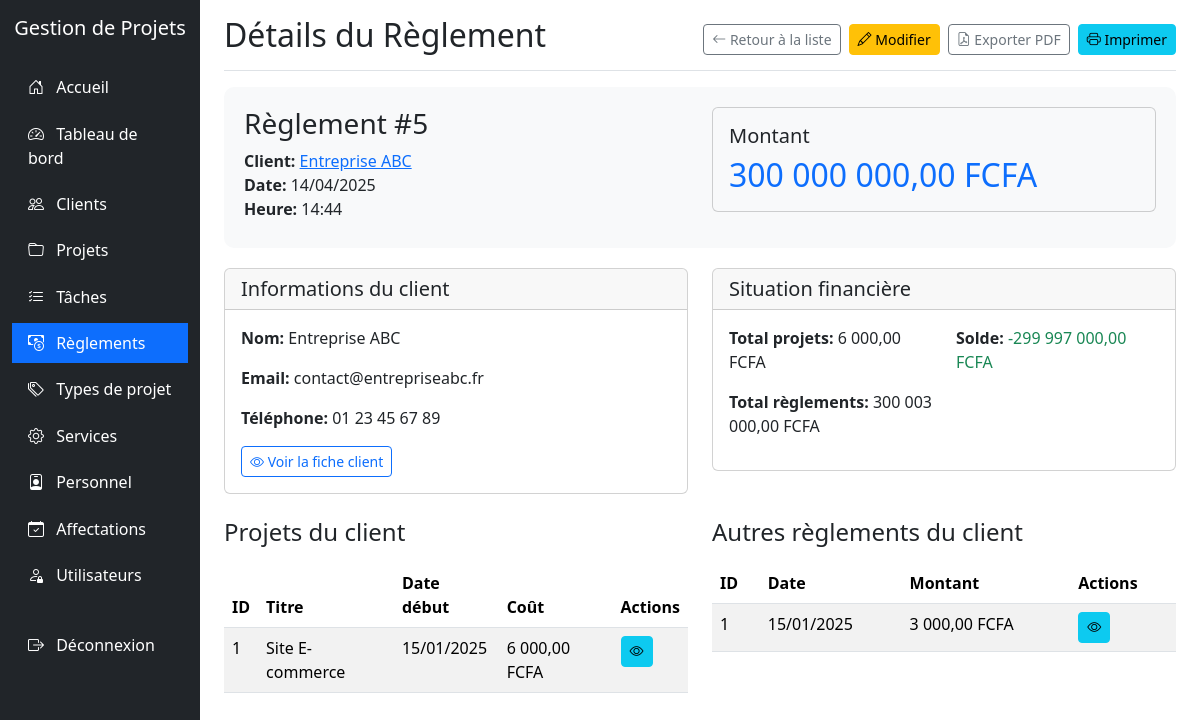
Screenshot of /reglements/view.php?id=5 (signed in) with the database file from the repository.
### tables this page shows
CREATE TABLE IF NOT EXISTS `reglement` (
  `IdReglement` int NOT NULL AUTO_INCREMENT,
  `DateReglement` date DEFAULT NULL,
  `HeureReglement` time DEFAULT NULL,
  `MontantReglement` int DEFAULT NULL,
  `IdClient` int DEFAULT NULL,
  PRIMARY KEY (`IdReglement`),
  KEY `IdClient` (`IdClient`),
  CONSTRAINT `reglement_ibfk_1` FOREIGN KEY (`IdClient`) REFERENCES `client` (`IdClient`)
);

CREATE TABLE IF NOT EXISTS `client` (
  `IdClient` int NOT NULL AUTO_INCREMENT,
  `NomClient` varchar(255) NOT NULL,
  `AdresseClient` varchar(255) DEFAULT NULL,
  `EmailClient` varchar(255) DEFAULT NULL,
  `TelClient` varchar(255) DEFAULT NULL,
  PRIMARY KEY (`IdClient`)
);

CREATE TABLE IF NOT EXISTS `projet` (
  `IdProjet` int NOT NULL AUTO_INCREMENT,
  `TitreProjet` varchar(255) NOT NULL,
  `DescriptionProjet` varchar(255) DEFAULT NULL,
  `CoutProjet` int DEFAULT NULL,
  `DateDebutProjet` date DEFAULT NULL,
  `DateFinProjet` date DEFAULT NULL,
  `EtatProjet` int DEFAULT NULL,
  `IdClient` int DEFAULT NULL,
  `IdTypeProjet` int DEFAULT NULL,
  PRIMARY KEY (`IdProjet`),
  KEY `IdClient` (`IdClient`),
  KEY `IdTypeProjet` (`IdTypeProjet`),
  CONSTRAINT `projet_ibfk_1` FOREIGN KEY (`IdClient`) REFERENCES `client` (`IdClient`),
  CONSTRAINT `projet_ibfk_2` FOREIGN KEY (`IdTypeProjet`) REFERENCES `typeprojet` (`IdTypeProjet`)
);

### reglements/view.php (the view, shortened to what this page needs)
<?php
require_once '../config.php';
$id = $_GET['id'];
$sql = "SELECT r.*, c.NomClient, c.EmailClient, c.TelClient
        FROM REGLEMENT r
        JOIN CLIENT c ON r.IdClient = c.IdClient
        WHERE r.IdReglement = $id";
$result = mysqli_query($conn, $sql);
$reglement = mysqli_fetch_assoc($result);
$reglement['ModeReglement'] = $reglement['ModeReglement'] ?? 'Non spécifié';
$reglement['ReferenceReglement'] = $reglement['ReferenceReglement'] ?? 'Non spécifiée';
$projetsSql = "SELECT * FROM PROJET WHERE IdClient = " . $reglement['IdClient'] . " ORDER BY DateDebutProjet DESC";
$projetsResult = mysqli_query($conn, $projetsSql);
$reglementsSql = "SELECT * FROM REGLEMENT WHERE IdClient = " . $reglement['IdClient'] . " AND IdReglement != $id ORDER BY DateReglement DESC, HeureReglement DESC";
$reglementsResult = mysqli_query($conn, $reglementsSql);
$totalReglementsSql = "SELECT SUM(MontantReglement) as total FROM REGLEMENT WHERE IdClient = " . $reglement['IdClient'];
$totalReglementsResult = mysqli_query($conn, $totalReglementsSql);
$totalReglements = mysqli_fetch_assoc($totalReglementsResult)['total'] ?: 0;
$totalProjetsSql = "SELECT SUM(CoutProjet) as total FROM PROJET WHERE IdClient = " . $reglement['IdClient'];
$totalProjetsResult = mysqli_query($conn, $totalProjetsSql);
$totalProjets = mysqli_fetch_assoc($totalProjetsResult)['total'] ?: 0;
$solde = $totalProjets - $totalReglements;
?>
<!DOCTYPE html>
<html lang="fr">
<head>
    <link href="../libs/bootstrap@5.3.0-alpha1/dist/css/bootstrap.min.css" rel="stylesheet">
    <link rel="stylesheet" href="../libs/bootstrap-icons-1.10.0/font/bootstrap-icons.css">
</head>
<body>
    <div class="container-fluid">
        <div class="row">
            <div class="col-md-3 col-lg-2 d-md-block sidebar collapse">
                <div class="position-sticky pt-3">
                    <div class="text-center mb-4">
                        <h5 class="text-white">Gestion de Projets</h5>
                    </div>
                    <ul class="nav flex-column">
                        <li class="nav-item">
                            <a class="nav-link" href="../index.php">
                                <i class="bi bi-house-door"></i> Accueil
                            </a>
                        </li>
                        <li class="nav-item">
                            <a class="nav-link" href="../dashboard/index.php">
                                <i class="bi bi-speedometer2"></i> Tableau de bord
                            </a>
                        </li>
                        <li class="nav-item">
                            <a class="nav-link" href="../clients/index.php">
                                <i class="bi bi-people"></i> Clients
                            </a>
                        </li>
                        <li class="nav-item">
                            <a class="nav-link" href="../projets/index.php">
                                <i class="bi bi-folder"></i> Projets
                            </a>
                        </li>
                        <li class="nav-item">
                            <a class="nav-link" href="../taches/index.php">
                                <i class="bi bi-list-check"></i> Tâches
                            </a>
                        </li>
                        <li class="nav-item">
                            <a class="nav-link active" href="../reglements/index.php">
                                <i class="bi bi-cash-coin"></i> Règlements
                            </a>
                        </li>
                        <li class="nav-item">
                            <a class="nav-link" href="../typesprojet/index.php">
                                <i class="bi bi-tags"></i> Types de projet
                            </a>
                        </li>
                        <li class="nav-item">
                            <a class="nav-link" href="../services/index.php">
                                <i class="bi bi-gear"></i> Services
                            </a>
                        </li>
                        <li class="nav-item">
                            <a class="nav-link" href="../personnel/index.php">
                                <i class="bi bi-person-badge"></i> Personnel
                            </a>
                        </li>
                        <li class="nav-item">
                            <a class="nav-link" href="../affectations/index.php">
                                <i class="bi bi-calendar-check"></i> Affectations
                            </a>
                        </li>
                        <?php if ($_SESSION['role'] == 'admin'): ?>
                        <li class="nav-item">
                            <a class="nav-link" href="../utilisateurs/index.php">
                                <i class="bi bi-person-lock"></i> Utilisateurs
                            </a>
                        </li>
                        <?php endif; ?>
                        <li class="nav-item mt-4">
                            <a class="nav-link" href="../logout.php">
                                <i class="bi bi-box-arrow-right"></i> Déconnexion
                            </a>
                        </li>
                    </ul>
                </div>
            </div>
            <div class="col-md-9 ms-sm-auto col-lg-10 px-md-4">
                <div class="d-flex justify-content-between flex-wrap flex-md-nowrap align-items-center pt-3 pb-2 mb-3 border-bottom">
                    <h1 class="h2">Détails du Règlement</h1>
                    <div class="btn-toolbar mb-2 mb-md-0">
                        <a href="index.php" class="btn btn-sm btn-outline-secondary me-2">
                            <i class="bi bi-arrow-left"></i> Retour à la liste
                        </a>
                        <a href="edit.php?id=<?php echo $id; ?>" class="btn btn-sm btn-warning me-2">
                            <i class="bi bi-pencil"></i> Modifier
                        </a>
                        <a href="export_pdf.php?id=<?php echo $id; ?>" class="btn btn-sm btn-outline-secondary me-2">
                            <i class="bi bi-file-earmark-pdf"></i> Exporter PDF
                        </a>
                        <button onclick="window.print()" class="btn btn-sm btn-info">
                            <i class="bi bi-printer"></i> Imprimer
                        </button>
                    </div>
                </div>
                <div class="reglement-header">
                    <div class="row">
                        <div class="col-md-6">
                            <h3>Règlement #<?php echo $reglement['IdReglement']; ?></h3>
                            <p class="reglement-info"><strong>Client:</strong> <a href="../clients/view.php?id=<?php echo $reglement['IdClient']; ?>"><?php echo htmlspecialchars($reglement['NomClient']); ?></a></p>
                            <p class="reglement-info"><strong>Date:</strong> <?php echo date('d/m/Y', strtotime($reglement['DateReglement'])); ?></p>
                            <p class="reglement-info"><strong>Heure:</strong> <?php echo date('H:i', strtotime($reglement['HeureReglement'])); ?></p>
                        </div>
                        <div class="col-md-6">
                            <div class="card bg-light mb-3">
                                <div class="card-body">
                                    <h5 class="card-title">Montant</h5>
                                    <h2 class="card-text text-primary"><?php echo number_format($reglement['MontantReglement'], 2, ',', ' '); ?> FCFA</h2>
                                </div>
                            </div>
                        </div>
                    </div>
                </div>
                <div class="row">
                    <div class="col-md-6">
                        <div class="card mb-4">
                            <div class="card-header">
                                <h5 class="mb-0">Informations du client</h5>
                            </div>
                            <div class="card-body">
                                <p><strong>Nom:</strong> <?php echo htmlspecialchars($reglement['NomClient']); ?></p>
                                <p><strong>Email:</strong> <?php echo htmlspecialchars($reglement['EmailClient']); ?></p>
                                <p><strong>Téléphone:</strong> <?php echo htmlspecialchars($reglement['TelClient']); ?></p>
                                <a href="../clients/view.php?id=<?php echo $reglement['IdClient']; ?>" class="btn btn-outline-primary btn-sm">
                                    <i class="bi bi-eye"></i> Voir la fiche client
                                </a>
                            </div>
                        </div>
                    </div>
                    <div class="col-md-6">
                        <div class="card mb-4">
                            <div class="card-header">
                                <h5 class="mb-0">Situation financière</h5>
                            </div>
                            <div class="card-body">
                                <div class="row">
                                    <div class="col-md-6">
                                        <p><strong>Total projets:</strong> <?php echo number_format($totalProjets, 2, ',', ' '); ?> FCFA</p>
                                        <p><strong>Total règlements:</strong> <?php echo number_format($totalReglements, 2, ',', ' '); ?> FCFA</p>
                                    </div>
                                    <div class="col-md-6">
                                        <p><strong>Solde:</strong>
                                            <span class="<?php echo $solde > 0 ? 'text-danger' : 'text-success'; ?>">
                                                <?php echo number_format($solde, 2, ',', ' '); ?> FCFA
                                            </span>
                                        </p>
                                    </div>
                                </div>
                            </div>
                        </div>
                    </div>
                </div>
                <div class="row">
                    <div class="col-md-6">
                        <h4 class="mb-3">Projets du client</h4>
                        <?php if (mysqli_num_rows($projetsResult) > 0): ?>
                        <div class="table-responsive">
                            <table class="table table-striped table-hover">
                                <thead>
                                    <tr>
                                        <th>ID</th>
                                        <th>Titre</th>
                                        <th>Date début</th>
                                        <th>Coût</th>
                                        <th class="no-print">Actions</th>
                                    </tr>
                                </thead>
                                <tbody>
                                    <?php while($projet = mysqli_fetch_assoc($projetsResult)): ?>
                                    <tr>
                                        <td><?php echo $projet['IdProjet']; ?></td>
                                        <td><?php echo htmlspecialchars($projet['TitreProjet']); ?></td>
                                        <td><?php echo date('d/m/Y', strtotime($projet['DateDebutProjet'])); ?></td>
                                        <td><?php echo number_format($projet['CoutProjet'], 2, ',', ' '); ?> FCFA</td>
                                        <td class="no-print">
                                            <a href="../projets/view.php?id=<?php echo $projet['IdProjet']; ?>" class="btn btn-sm btn-info">
                                                <i class="bi bi-eye"></i>
                                            </a>
                                        </td>
                                    </tr>
                                    <?php endwhile; ?>
                                </tbody>
                            </table>
                        </div>
                        <?php else: ?>
                        <div class="alert alert-info">
                            Aucun projet trouvé pour ce client.
                        </div>
                        <?php endif; ?>
                    </div>
                    <div class="col-md-6">
                        <h4 class="mb-3">Autres règlements du client</h4>
                        <?php if (mysqli_num_rows($reglementsResult) > 0): ?>
                        <div class="table-responsive">
                            <table class="table table-striped table-hover">
                                <thead>
                                    <tr>
                                        <th>ID</th>
                                        <th>Date</th>
                                        <th>Montant</th>
                                        <th class="no-print">Actions</th>
                                    </tr>
                                </thead>
                                <tbody>
                                    <?php while($autreReglement = mysqli_fetch_assoc($reglementsResult)): ?>
                                    <tr>
                                        <td><?php echo $autreReglement['IdReglement']; ?></td>
                                        <td><?php echo date('d/m/Y', strtotime($autreReglement['DateReglement'])); ?></td>
                                        <td><?php echo number_format($autreReglement['MontantReglement'], 2, ',', ' '); ?> FCFA</td>
                                        <td class="no-print">
                                            <a href="view.php?id=<?php echo $autreReglement['IdReglement']; ?>" class="btn btn-sm btn-info">
                                                <i class="bi bi-eye"></i>
                                            </a>
                                        </td>
                                    </tr>
                                    <?php endwhile; ?>
                                </tbody>
                            </table>
                        </div>
                        <?php else: ?>
                        <div class="alert alert-info">
                            Aucun autre règlement trouvé pour ce client.
                        </div>
                        <?php endif; ?>
                    </div>
                </div>
            </div>
        </div>
    </div>
</body>
</html>

### reglements/view.php (style rules this page uses)
.sidebar { min-height: 100vh; background-color: #212529; }
.sidebar .nav-link { color: #fff; padding: 0.5rem 1rem; margin: 0.2rem 0; }
.sidebar .nav-link.active { background-color: #0d6efd; }
.sidebar .nav-link i { margin-right: 0.5rem; }
.reglement-header { background-color: #f8f9fa; border-radius: 10px; padding: 20px; margin-bottom: 20px; }
.reglement-info { margin-bottom: 0; }

### rows the page displays
reglement: IdReglement "5", IdClient.NomClient "Entreprise ABC", DateReglement "14/04/2025", HeureReglement "14:44", MontantReglement "300 000 000,00", IdClient.EmailClient "contact@entrepriseabc.fr", IdClient.TelClient "01 23 45 67 89"
projet: IdProjet "1", TitreProjet "Site E-commerce", DateDebutProjet "15/01/2025", CoutProjet "6 000,00"
reglement: IdReglement "1", DateReglement "15/01/2025", MontantReglement "3 000,00"

### other values shown
$totalProjets "6 000,00"
$totalReglements "300 003 000,00"
$solde "-299 997 000,00"
